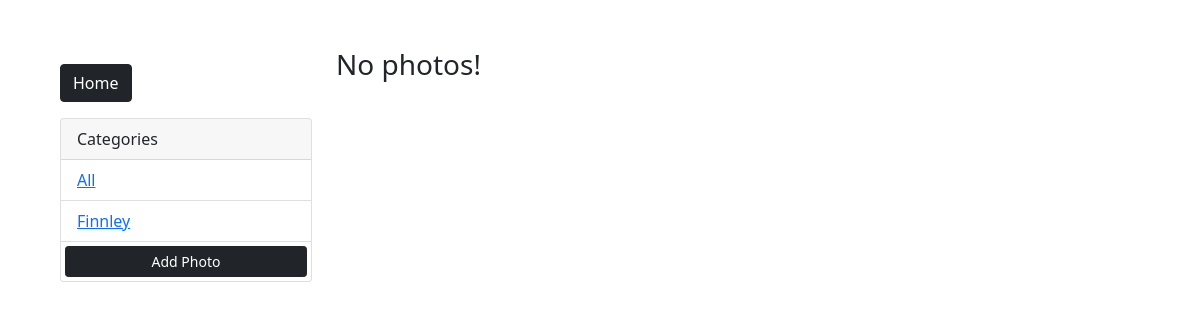
The page /photos/?category=Photo on the database as committed earlier.
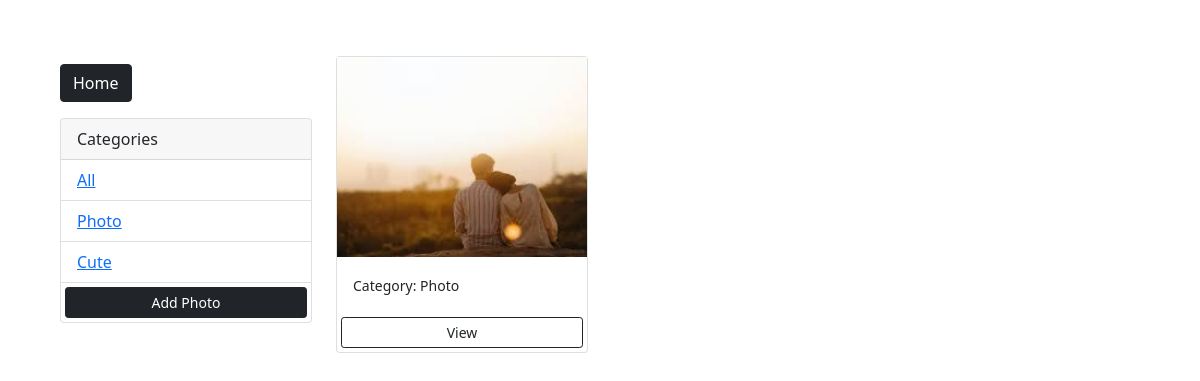
The same page on the database as committed later.
### photos/models.py (models this page shows, shortened)
class Category(models.Model):
    name = models.CharField(max_length=100, null=False, blank=False)

class Photo(models.Model):
    category = models.ForeignKey(Category, on_delete=models.SET_NULL, null=True, blank=True)
    image = models.ImageField(null=False, blank=False)
    description = models.TextField()

### photos/views.py (the view)
# urls.py: path('', views.gallery, name = 'gallery'),
def gallery(request):
    category = request.GET.get('category')
    if category == None:
        photos = Photo.objects.all()
    else:
        photos = Photo.objects.filter(category__name=category)
    categories = Category.objects.all()
    context = {'categories': categories, 'photos': photos}
    return render(request, 'photos/gallery.html', context)

### photos/templates/photos/gallery.html (shortened to what this page needs)
<!DOCTYPE html>
<html lang="en">
<head>
    {% load static %}
    <link href="https://cdn.jsdelivr.net/npm/bootstrap@5.0.0-beta1/dist/css/bootstrap.min.css" rel="stylesheet"
>
<body class="m-5">
    <div class="container">
        <div class="row">
            <div class="col-md-3">
                <a href="{% url 'index' %}" class="btn btn-dark my-3"> Home </a>
                <div class="card">
                    <div class="card-header">
                      Categories
                    </div>
                    <ul class="list-group list-group-flush">
                      <li class="list-group-item">
                        <a href="{% url 'gallery' %}"  >All </a>
                      </li>
                      {% for category in categories %}
                      <li class="list-group-item">
                        <a href="{% url 'gallery' %}?category={{category.name}}" >{{category.name}}
                        </a>
                        </li>
                      {% endfor %}
                      <a href="{% url 'add' %}" class="btn btn-dark btn-block btn-sm m-1">Add Photo</a>
                    </ul>
                  </div>
            </div>
            <div class="col-md-9">
                <div class="row">
                    {% for photo in photos%}
                    <div class="col-md-4">
                        <div class="card my-2">
                            <img class="image-thumbnail"
                            src="{{photo.image.url}}"
                            alt="Card image cap">
                            <div class="card-body">
                                <small>Category: {{photo.category.name}}</small>
                            </div>
                            <a href="{% url 'photo' photo.id %}"class="btn btn-outline-dark btn-sm m-1"> View </a>
                          </div>
                    </div>
                    {% empty %}
                    <h3>No photos!</h3>
                    {% endfor%}
                </div>
            </div>
        </div>
    </div>
</body>
</head>

Rows that differ between the two databases and show on the page:
removed Category: name "Finnley"
added Category: name "Photo"
added Category: name "Cute"
added Photo: image (picture), category.name "Photo"
Other text that changed with them:
text no longer shown: "No photos!"
